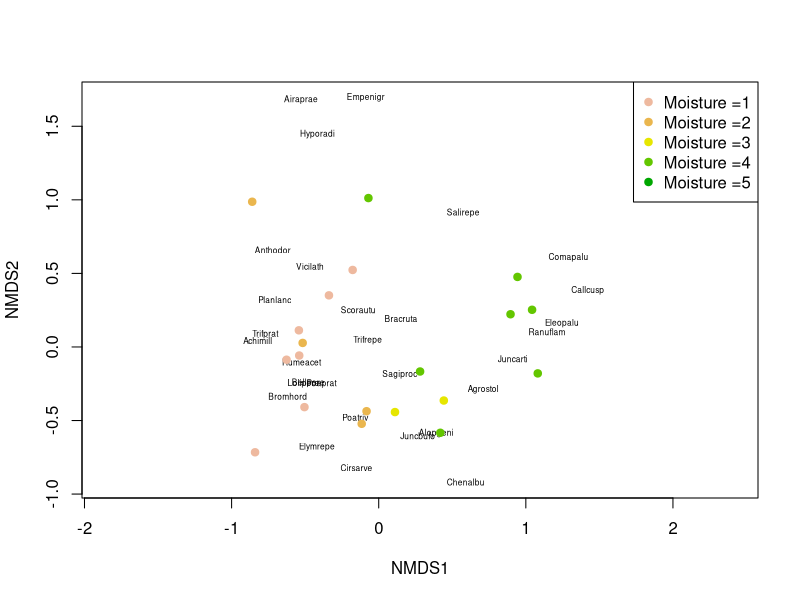
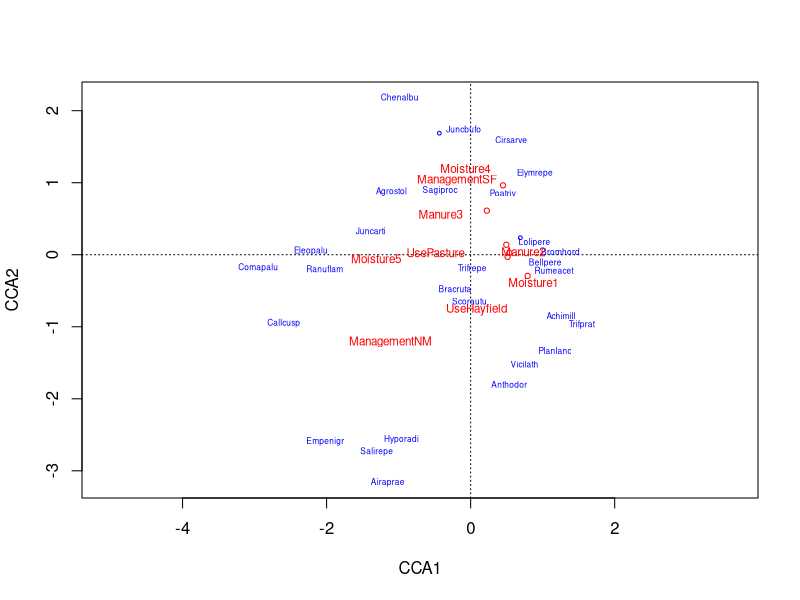
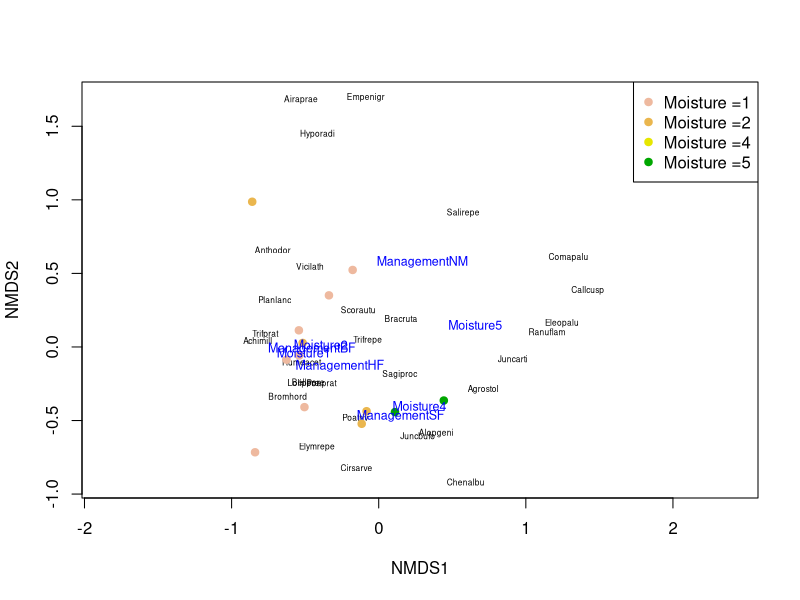

Here is the R script that generated these plots, in order:
## ---- chunk 1
library(vegan)
data(dune)
data(dune.env)
?dune
## ---- chunk 2
dune_mds <- metaMDS(dune)
## ---- chunk 3
plot(dune_mds, type='n')
text(dune_mds, 'sp', cex=.5)
color_vect = rev(terrain.colors(6))[-1]
points(dune_mds, 'sites', pch=19, 
        col=color_vect[dune.env$Moisture])
legend('topright', paste("Moisture =", 1:5, sep=''), 
        col=color_vect, pch=19)
## ---- chunk 4
dune.env$Moisture = factor(dune.env$Moisture, levels = 1:5, ordered = FALSE)
cca_dune <- cca(dune ~ ., data=dune.env)
cca_dune1 <- cca(dune ~ dune.env$Moisture + dune.env$A1 + dune.env$Management)
cca_dune2 <- cca(dune ~ dune.env$Moisture + dune.env$A1 + dune.env$Manure)
cca_dune3 <- cca(dune ~ dune.env$Moisture + dune.env$A1 + dune.env$Management + dune.env$Manure)
RsquareAdj(cca_dune, 100)
RsquareAdj(cca_dune1, 100)
RsquareAdj(cca_dune2, 100)
RsquareAdj(cca_dune3, 100)
## ---- chunk 5
anova(cca_dune, permutations = 999)

anova(cca_dune, by = 'margin', permutations = 999)

## ---- chunk 6
plot(cca_dune, type='n', scaling=1)
orditorp(cca_dune, display='sp', cex=0.5, scaling=1, col='blue')
#text(cca_dune, display='bp', col='red')
orditorp(cca_dune, display='cn', col='red')

## ---- chunk 7
dune.fit <- envfit(dune_mds, dune.env)
plot(dune_mds, type = 'n')
text(dune_mds, 'sp', cex = .5)
mois_lvs <- sort(unique(dune.env$Moisture))
color_vect <- rev(terrain.colors(length(mois_lvs) + 1))[-1]
points(dune_mds, 'sites', pch=19,
       col = color_vect[dune.env$Moisture])
plot(dune.fit, p.max = 0.01, cex = .75)
legend('topright', paste("Moisture =", mois_lvs, sep = ''),
       col =color_vect, pch=19)
